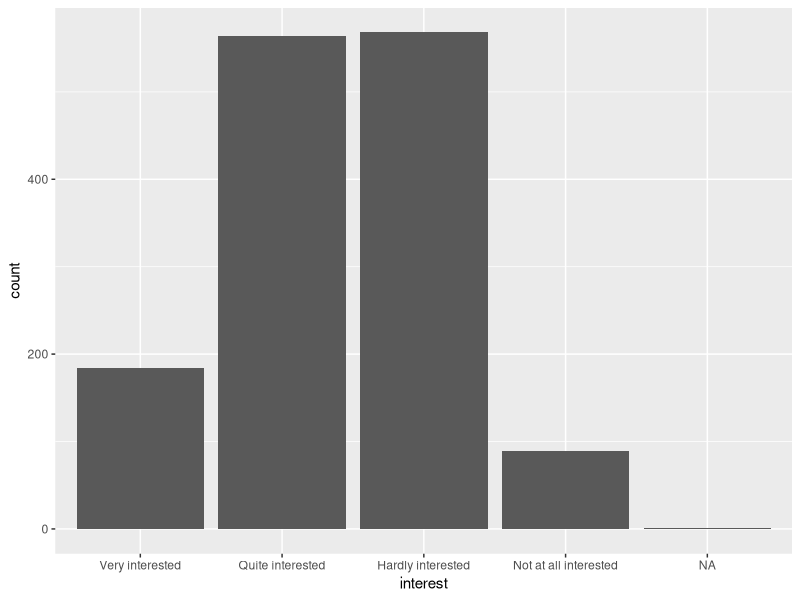
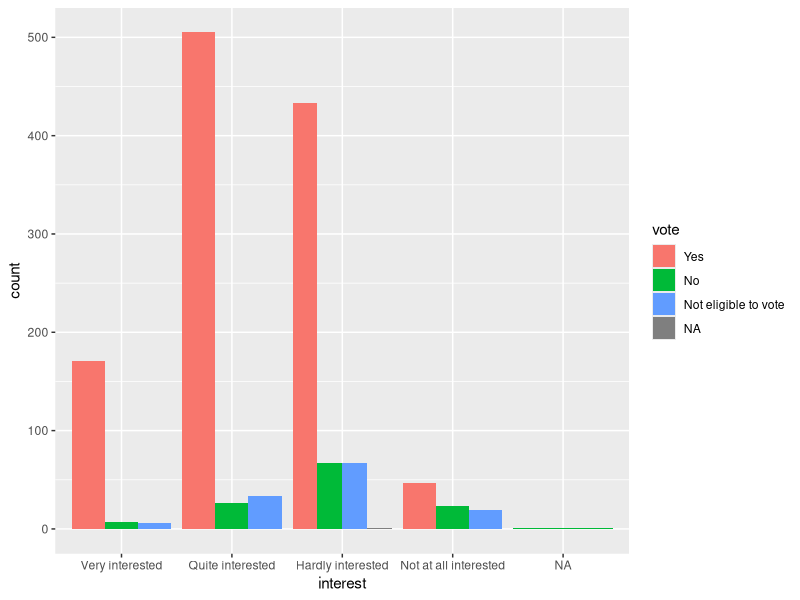
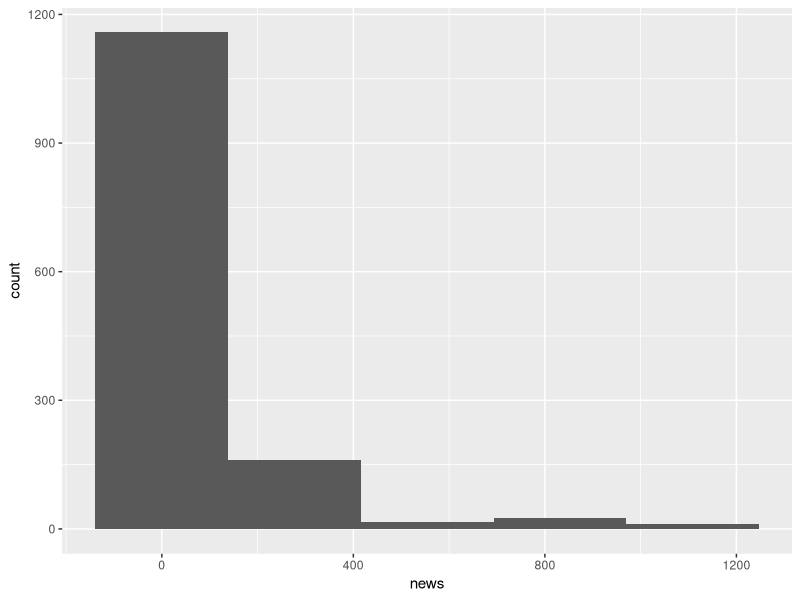
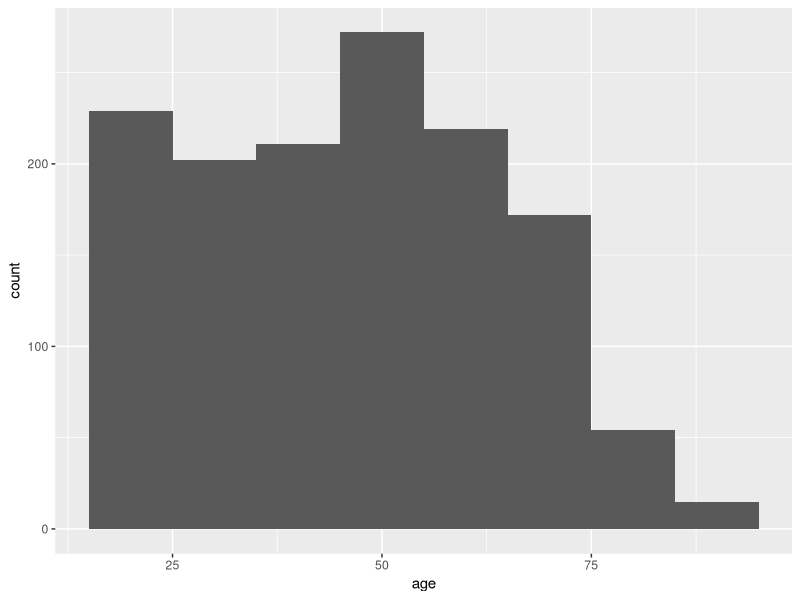
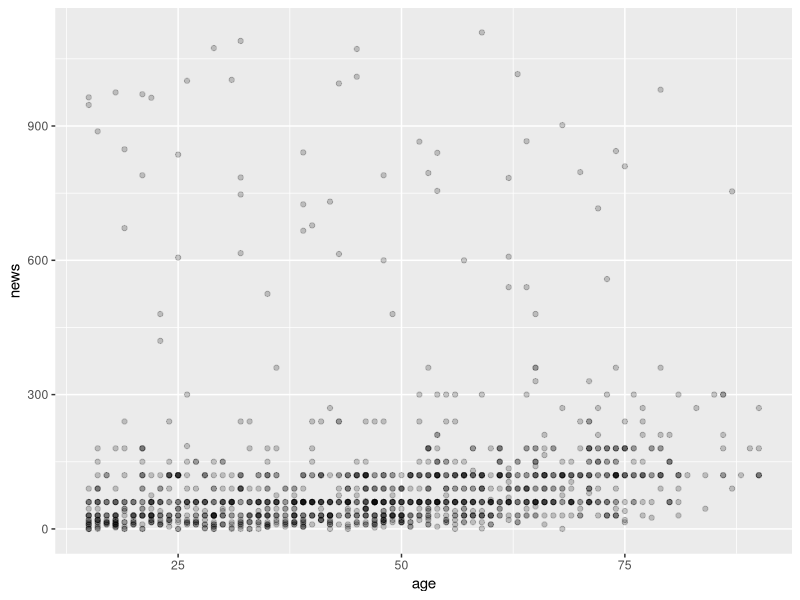
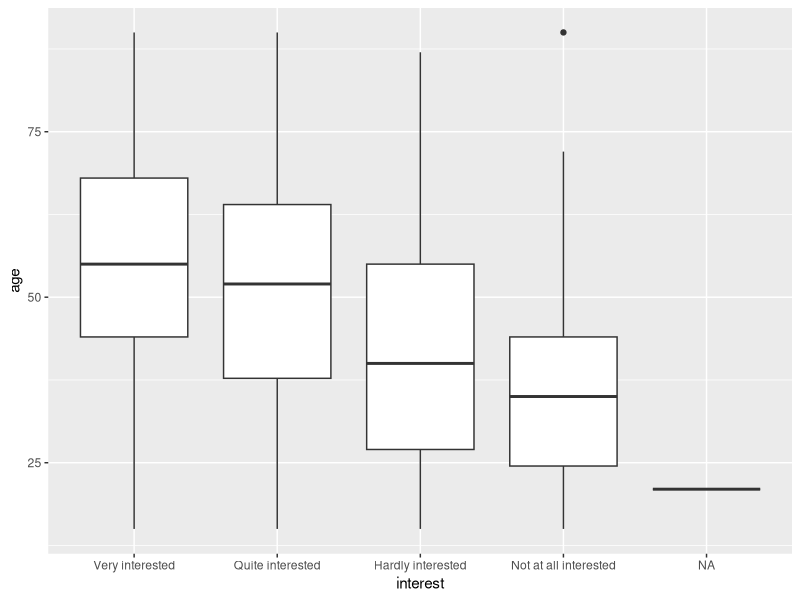

These charts were generated, in order, by the following R code:
###### SEMINAR 2 ######

### PLAN FOR SEMINARET ### 

# 0. Working directory og datasett
# 1. Pakker
# 2. Laste inn data 
# 3. Organisering av arbeidet 
# 4. Målenivå
# 5. Klasser og målenivå
# 6. Utforske data
# 7. Plotting


### 0. Working directory og datasett ### 

# Først setter vi working directory til den mappen vi ønsker å hente og lagre 
# filer til.

# Her kan man enten bruke "setwd"-funksjonen eller så kan man trykke "Session" i 
# verktøy-linjen - "Set Working Directory" - "Choose Directory" for å velge 
# en mappe. 

setwd("~/Desktop/STV1020")

# Vi skal bruke et datasett fra European Social Survey Round 9 (2018), og dette
# datasettet inneholder svarene fra norske respondenter. Filen heter 
# "ESS9NO.dta" og ligger i Canvas. 

# Pass på at du har lagret datasettet vi skal bruke i dag i samme mappe som den 
# du har satt som working directory.


### 1. Pakker ### 

# Første gang man skal bruke en pakke må man installere den. 

install.packages("tidyverse") # Husk hermetegn!

# Så må vi "hente den fra biblioteket" for å fortelle R at vi ønsker å bruke 
#pakken, dette må vi gjøre hver gang vi åpner R på nytt og ønsker å bruke 
# pakken. 

library(tidyverse)


### 2. Laste inn data ### 

## For å laste inn en excel-fil ## 

# install.packages("readxl")
# library(readxl)
# df <- read_excel("file")

## For å laste inn en CSV (Comma-separated values)-fil ##

# df <- read.csv("file")  
# df <- read.csv2("file")

## For å laste inn en STATA-fil ##

# Vi skal bruke et datasett fra en STATA-fil i dag.

install.packages("foreign")
library(foreign)

df <- read.dta("ESS9NO.dta")


### 3. Organisering av arbeidet ### 

# Bruker rename() for å endre navnene til variablene våre.

df <- df %>% rename(
  news = nwspol,
  interest = polintr, 
  age = yrbrn)

# Vi kan forandre "age" til å vise alder og ikke hvilket år respondenten er født.

df$age <- 2018-df$age # Undersøkelsen er fra 2018.

# Her lager vi et nytt dataset med de variablene vi vil ha med oss videre. 

df <- df %>% select(news, interest, vote, age) 


### 4. Målenivå ### 

# Nominalnivå; egenskapen kan deles i to eller flere gjensidig utelukkende 
# kategorier.

# F.eks. variabelen "vote", man har enten stemt, ikke stemt, eller så er man
# ikke berettiget til å stemme. 

# Hvis man har to gjensidig utelukkende kategorier så kan man bruke disse i 
# binomisk regresjonanalyse, så i dette tilfellet kunne man vurdert å fjerne 
# kategorien ikke berettiget til å stemme.

# Ordinalnivå; egenskapen kan deles i to eller flere kategorier som kan 
# rangordnes. 

# F.eks. variabelen "interest", man kan være ikke interessert, lite interessert, 
# ganske interessert, eller veldig interessert. 

# Intervallnivå; egenskapen kan graderes på en skala med et tilfeldig nullpunkt, 
# der skalaenhet utgjør like mye av den underliggende egenskapen over hele 
# skalaen.

# F.eks. temperatur eller år.

# Forholdstallsnivå; egenskapen kan graderes på en skala med et absolutt 
# nullpunkt, der en skalaenhet utgjør like mye av den underliggende egenskapen
# over hele skalaen

# F.eks. variabelen "news", som viser hvor mye tid en respondent bruker på 
# nyheter hver dag, og "age", som viser alderen til respondentene.


### 5. Klasser og målenivå ###

# Variabler på nominalnivå og ordinalnivå vil være av klassen "factor". 

class(df$vote)
class(df$interest)

# Variabler på intervallnivå vil være av klassen "numeric" eller "integer", 
# det samme gjelder forholdstallnivå.

class(df$news)
class(df$age)

### 6. Utforske data ### 

# Deskriptivt sammendrag av datasettet #
summary(df)

# Deskriptivt sammendrag av en variabel #
summary(df$vote)

# Strukturen til et objekt #
str(df)

# Nivåene til et objekt #
levels(df$interest)

# De første eller siste delene til et objekt # 
head(df$interest)
tail(df$interest)


### 7. Plotting ###

# Hvordan kan vi visualisere hvordan fordelingen av politisk interesse er?
# Her kan vi bruke geom_bar for å lage et histogram.

ggplot(data = df, aes(x = interest)) + geom_bar()


# Hvor mange innenfor hvert nivå av politisk interesse stemte?

ggplot(data = df, aes(x = interest)) + geom_bar(aes(fill=vote), 
                                                position = "dodge") 

# "dodge" forteller at du vil at "vote"-søylene skal være ved siden av hverandre. 


# Hvordan fordeler respondentenes alder og tiden de bruker på nyheter seg?

ggplot(data = df, aes(x = news)) +
  geom_histogram(bins = 5) # bins sier hvor mange søyler vi skal ha

ggplot(data = df, aes(x = age)) +
  geom_histogram(binwidth = 10) # bindwidth sier hvor stor hver søyle skal være


# Hvordan fordeler tiden man bruker på nyheter på alder?
# Her kan vi bruke geom_point for å lage et spredningsplott.

ggplot(data = df, aes(x = age, y = news)) +
  geom_point(alpha = 0.2) 

# Alpha gjør punktene gjennomsiktige, så jo mer solid et punkt er, jo flere 
# enheter er på dette punktet.


# Hvordan fordeler alder seg på interesse? Vi kan lage et boksplott med 
# geom_boxplot.

ggplot(data = df, aes(x = interest, y = age)) +
  geom_boxplot() 



# Hvis dere vil utforske hvordan man kan tilpasse de ulike diagrammene vi har
# sett på og mange andre, kan denne siden være nyttig: 
# https://www.r-graph-gallery.com/index.html